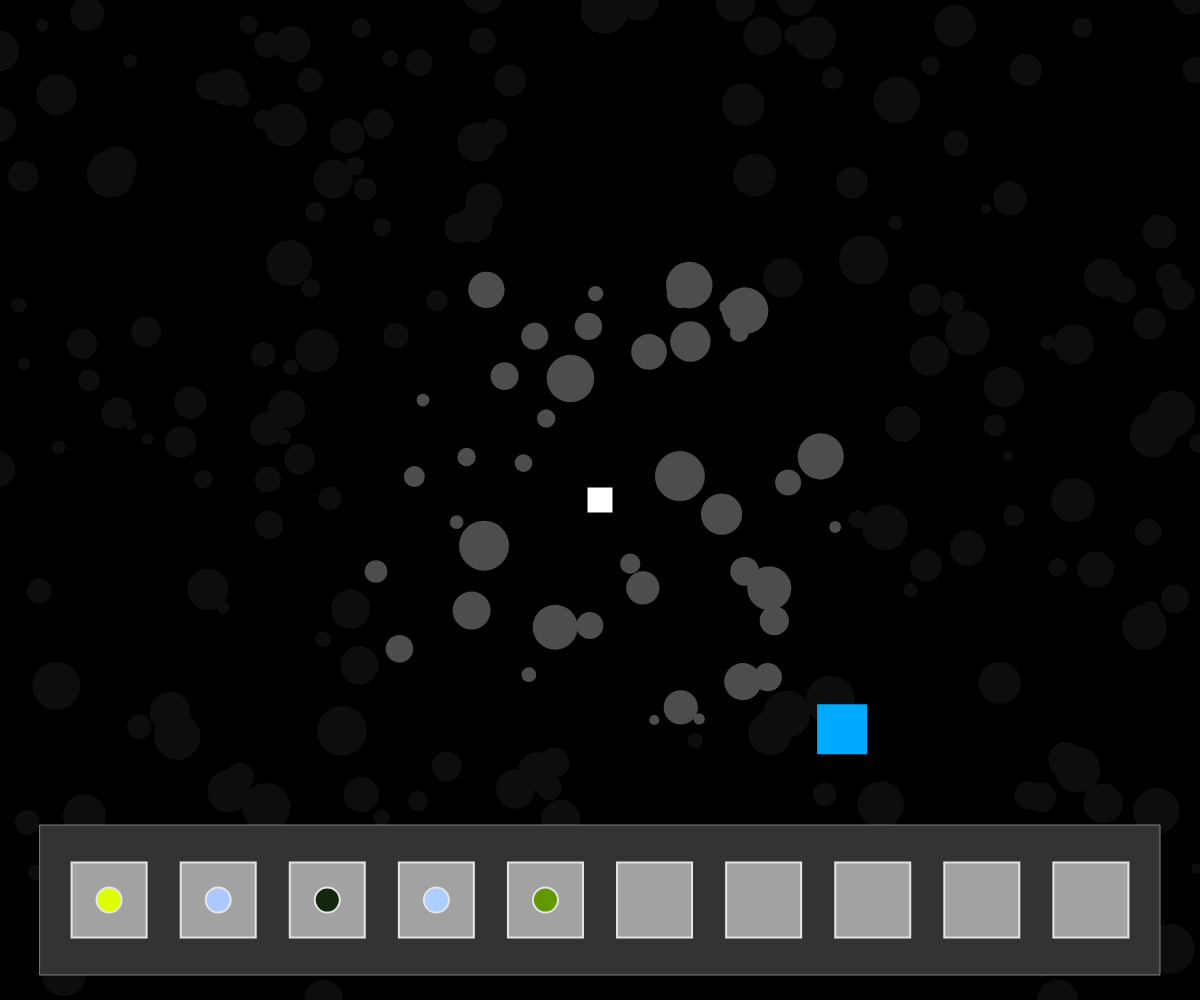
Frame 1 (no input)
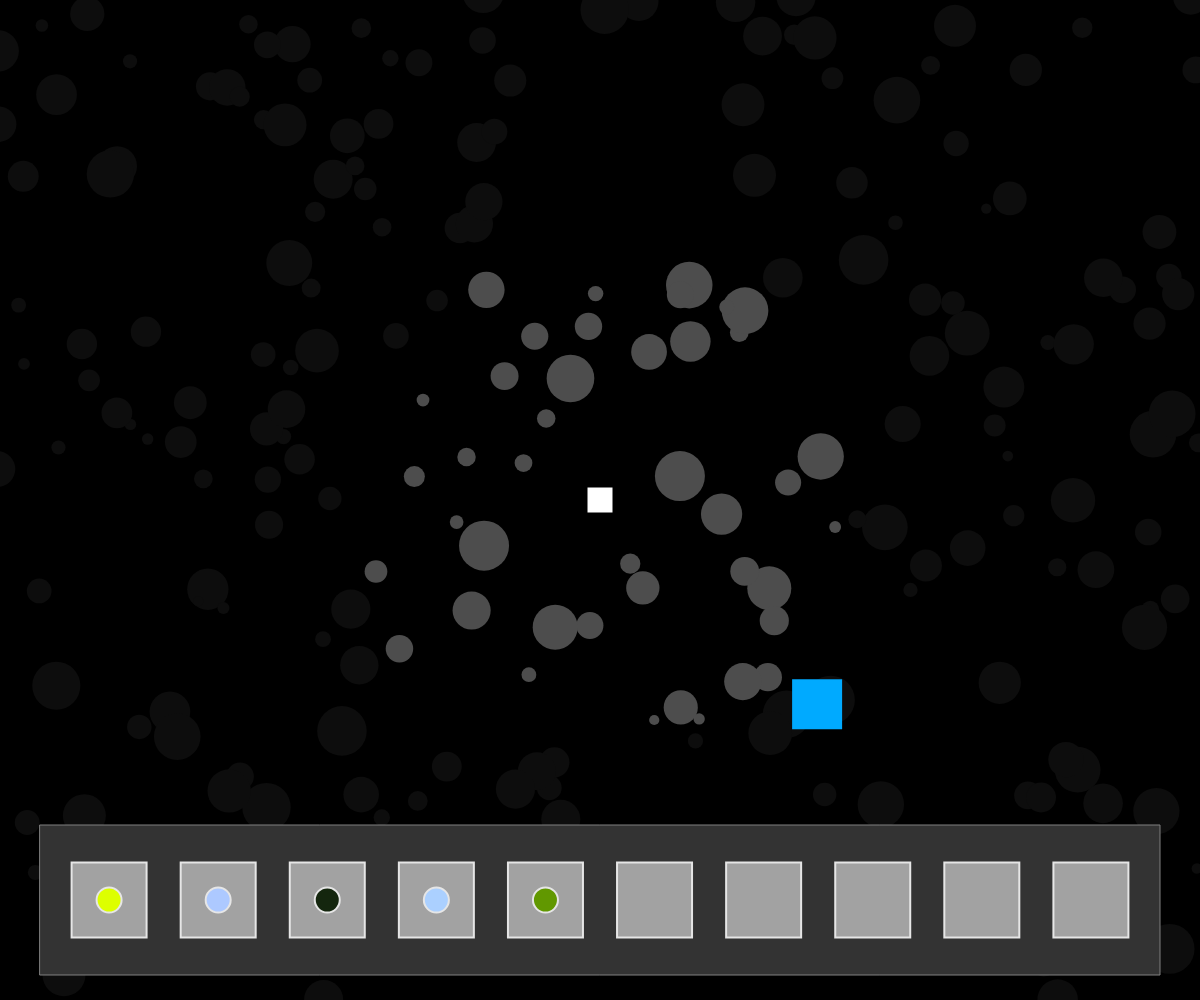
Frame 60 (no input)
Frame 120 (the mouse pressed at the canvas centre since frame 60): identical to frame 60, image omitted

The p5.js sketch that drew these frames (run headless with seeded random() and noise() and a simulated clock; from frame 60 on, the mouse is pressed at the canvas centre):

// p5.js sketch
// ── sketch.js
let player;
let right = 0, left = 0, up = 0, down = 0;
let targetPos;
let circles = [];
let interactables = [];

function windowResized() {
  resizeCanvas(windowWidth, windowHeight);
}

function setup() {
  createCanvas(windowWidth, windowHeight);
  colorMode(HSB);

  player = new Player(0, 0);
  targetPos = player.pos.copy();

  fill(0, 255, 255);
  noStroke();
  for(let i = 0; i < 1000; i++) {
    circles.push(createVector(random(-width, width), random(-height, height), random(10, 50)));
  }

  for(let i = 0; i < 1; i++) {
    interactables.push(new Interactable(random(width/4, width*3/4), random(0, height), 'small', 200));
  }

  for(let i = 0; i < 5; i++) {
    player.addInventory( color(random(255), random(255), random(255)) );
  }
}

function draw()
{
  noStroke();
  background(0);
  fill(0, 255, 255);

  targetPos.x -= (right - left) * player.targetSpeed;
  targetPos.y -= (down - up) * player.targetSpeed;

  player.update();
  translate(player.pos.x, player.pos.y);

  for(let c of circles) {

    if(abs(dist(player.truePos.x, player.truePos.y, c.x, c.y)) < 250)
      fill(0, 0, 30);
    else
      fill(255, 0, 5);
    circle(c.x, c.y, c.z);
  }

  for(let i of interactables) {
    i.update();
    i.show();
  }
  
  player.show();
  player.showInventory();

}

function mousePressed() {
for(let i of interactables) {
    i.offsets = createVector(width/2 - player.truePos.x, height/2 - player.truePos.y);
    let mousePos = createVector(mouseX - i.offsets.x, mouseY - i.offsets.y);
    fill(255);
    circle(mousePos.x, mousePos.y, 25);
    circle(i.pos.x, i.pos.y, 10);
    if(i.closeEnough && (mousePos.x > i.pos.x - i.dim.x/2 && mousePos.x < i.pos.x + i.dim.x/2 && mousePos.y > i.pos.y - i.dim.y/2 && mousePos.y < i.pos.y + i.dim.y/2)) {
      i.inventoryShowing = !i.inventoryShowing;
    }
  }
}

function keyReleased()
{
    if (keyCode == LEFT_ARROW || keyCode == 65) { left = 0; }
    if (keyCode == RIGHT_ARROW || keyCode == 68){ right = 0; }
    if (keyCode == UP_ARROW || keyCode == 87) { up = 0; }
    if (keyCode == DOWN_ARROW || keyCode == 83){ down = 0; }

}

function keyPressed()
{
    if (keyCode == LEFT_ARROW || keyCode == 65) { left = 1; }
    if (keyCode == RIGHT_ARROW || keyCode == 68){ right = 1; }
    if (keyCode == UP_ARROW || keyCode == 87) { up = 1; }
    if (keyCode == DOWN_ARROW || keyCode == 83){ down = 1; }

    if(key == 'o')
      player.addInventory(color(random(255), random(255), random(255)));
    if(key == 'x')
      player.removeInventory(player.inventory[player.itemCount - 1]);
  
}
// ── interactable.js

class Interactable {
	constructor(x, y, inventorySize, interactDist) {
		this.pos = createVector(x, y);
		this.dim = createVector(50, 50);
		this.inventorySize = inventorySize;
		this.itemCount = 0;
		this.interactDist = interactDist;
		this.closeEnough = false;
		this.inventoryShowing = false;
		this.xOff = 0;

		if(inventorySize == 'small')
			this.inventoryDim = createVector(3, 3);

		this.cols = 3;
		this.inventory = [];
		this.offsets = createVector(width/2 - player.truePos.x, height/2 - player.truePos.y);
		this.regen();
	}

	regen() {
		this.inventory = [];

		for(let i = 0; i < 5; i++) {
    		this.addInventory( color(random(255), random(255), random(255)) );
  }
	}

	addInventory(item) {
		if(this.itemCount >= this.inventoryDim.x * this.inventoryDim.y)
			return;

		this.inventory.push(item);
		this.itemCount++;
	}

	removeInventory(item) {
		for(let i = this.inventory.length - 1; i >= 0; i--)
			if(this.inventory[i] == item) {
				this.inventory.splice(i, 1);
				this.itemCount--;
				return;
			}
	}

	update() {
		if(player.truePos.x > this.pos.x)
			this.xOff =  -375;
		else
			this.xOff = 0;

		let d = dist(player.truePos.x, player.truePos.y, this.pos.x, this.pos.y);
		//line(player.truePos.x, player.truePos.y, this.pos.x, this.pos.y);
		if(d < this.interactDist)
			this.closeEnough = true;
		else {
			this.closeEnough = false;
			this.inventoryShowing = false;
		}
	}

	show() {
		noStroke();
		fill(200, 255, 255);
		rect(this.pos.x, this.pos.y, this.dim.x, this.dim.y);

		stroke(255);
		
		if(this.inventoryShowing)
			this.showInventory();
	}

	showInventory() {
		rectMode(CORNER);
		stroke(60);
		fill(0, 0, 20);

		push();

		translate(this.pos.x + this.xOff, this.pos.y);
		rect(50, -50, 70 * (this.inventoryDim.x+1), 70 * (this.inventoryDim.x+1));

		for(let r = 0; r < this.inventoryDim.y; r++)
			for(let c = 0; c < this.inventoryDim.x; c++) {

				let spacing = 5;
				let boxV = createVector(c * (70 + spacing) + 80, r * (70 + spacing) - 17);
				this.offsets = createVector(width/2 - player.truePos.x, height/2 - player.truePos.y);
				let boxDist = dist(boxV.x + this.xOff + 70/2, boxV.y + 70/2, mouseX - this.pos.x - this.offsets.x, mouseY - this.pos.y - this.offsets.y);
				stroke(0, 255, 255);

				//line(mouseX - this.pos.x - this.xOff, mouseY - this.pos.y, width/2 - this.pos.x - this.xOff, height/2 - this.pos.y);
				//line(0, 0, player.truePos.x - this.pos.x, player.truePos.y - this.pos.y);
				//line(boxV.x + this.xOff, boxV.y , mouseX - this.pos.x - (width/2 - player.truePos.x), mouseY - this.pos.y - (height/2 - player.truePos.y));
				fill(127/2);
				stroke(90);
				strokeWeight(2);
				if(boxDist < 30)
					fill(30);
				else
					fill(127/2);
				rect(boxV.x, boxV.y, 70, 70);
			}
		pop();
	}

}
// ── player.js

class Player {
	constructor(x, y) {
		this.targetSpeed = 3;
		this.maxSpeed = 4;
		this.slowingRadius = 25;
		this.maxForce = 1;
		this.pos = createVector(x, y);
		this.vel = createVector();
		this.acc = createVector();

		this.truePos = createVector(width/2 - this.pos.x, height/2 - this.pos.y);

		this.inventory = [];
		this.inventorySize = 10;
		this.itemCount = 0;
	}

	addForce(f) {
		this.acc.add(f);
	}

	addInventory(item) {
		if(this.itemCount >= this.inventorySize)
			return;

		this.inventory.push(item);
		this.itemCount++;
	}

	removeInventory(item) {
		for(let i = this.inventory.length - 1; i >= 0; i--)
			if(this.inventory[i] == item) {
				this.inventory.splice(i, 1);
				this.itemCount--;
				return;
			}
	}

	update() {
		doPhysics2D(this);
		seek(this, targetPos);

		this.truePos = createVector(width/2 - this.pos.x, height/2 - this.pos.y);
	}

	show() {
		rectMode(CENTER);
		fill(255);
		noStroke();
		push();
		translate(this.truePos.x, this.truePos.y);
		rotate(this.vel.heading());
		rect(0, 0, 25, 25);
		pop();
	}

	showInventory() {
		rectMode(CENTER);

		push();
		translate(this.truePos.x, this.truePos.y);
		fill(20);
		stroke(50);
		rect(0, height * 0.4, width - width / (this.inventorySize * 1.5), 150);
		let index = 0;

		for(let i = -width/2 + width / (this.inventorySize+1); i < width/2 - 1; i += width / (this.inventorySize+1)) {
			fill(127/2);
			stroke(90);
			strokeWeight(2);
			rect(i, height * 0.4, 75, 75);

			if(index < this.itemCount) {
				fill(this.inventory[index]);
				circle(i, height*0.4, 25);
				index++;
			}
		}
		strokeWeight(1);

		pop();
	}
} 
// ── smoothMotion.js

function doPhysics(physicsVector) {
  physicsVector.x += physicsVector.y;
  physicsVector.y += physicsVector.z;
  physicsVector.z = 0;
}

function doPhysics2D(object) {
  object.pos.add(object.vel);
  object.vel.add(object.acc);
  object.acc.mult(0);
}

//physicsVector = createVector(pos, vel, acc);
//motionVector = createVector(maxSpeed, maxForce, slowingRadius);
function smoothFollow(targetNum, physicsVector, motionVector) {
  let desired = targetNum - physicsVector.x;
  let speed = motionVector.x;

  if (desired < motionVector.z)
    speed = map(desired, 0, motionVector.z, 0, motionVector.x);

  desired = speed;

  let steer = desired - physicsVector.y;

  if (steer > motionVector.y)
    steer = motionVector.y;

  physicsVector.z += steer;
}

//***Object Requirements***
//this.maxSpeed;
//this.slowingRadius;
//this.maxForce;
//this.pos = createVector();
//this.vel = createVector();
//this.acc = createVector();
function seek(object, targetPos) {
    let bite = targetPos;
    if (bite == null || bite == undefined)
      return;

    let desired = p5.Vector.sub(bite, object.pos);
    let d = desired.mag();
    let speed = object.maxSpeed;


    if (d < object.slowingRadius)
      speed = map(d, 0, object.slowingRadius, 0, object.maxSpeed);

    desired.setMag(speed);

    let steer = p5.Vector.sub(desired, object.vel);
    steer.limit(object.maxForce);
    object.addForce(steer);
}
